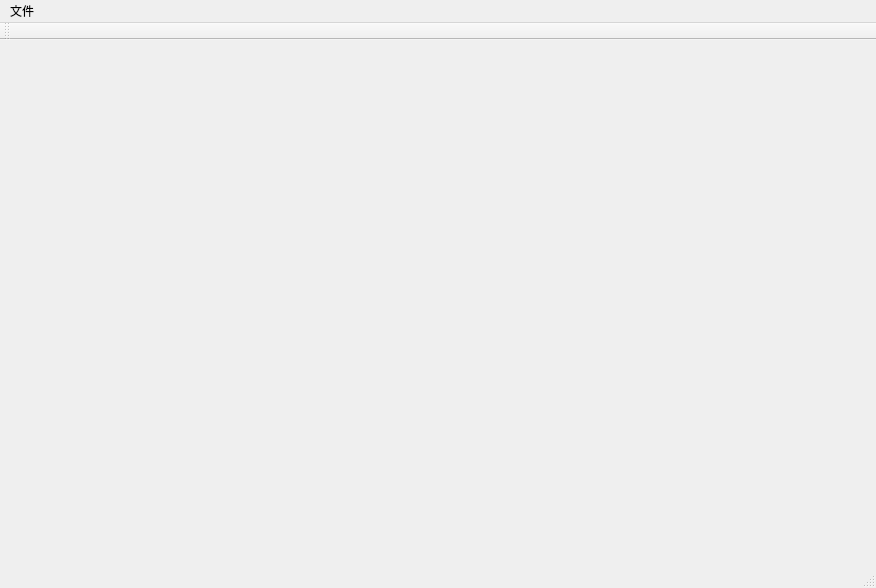
<?xml version="1.0" encoding="UTF-8"?>
<ui version="4.0">
 <class>luckycat</class>
 <widget class="QMainWindow" name="luckycat">
  <property name="geometry">
   <rect>
    <x>0</x>
    <y>0</y>
    <width>876</width>
    <height>588</height>
   </rect>
  </property>
  <property name="windowTitle">
   <string>luckycat</string>
  </property>
  <widget class="QWidget" name="centralWidget"/>
  <widget class="QMenuBar" name="menuBar">
   <property name="geometry">
    <rect>
     <x>0</x>
     <y>0</y>
     <width>876</width>
     <height>23</height>
    </rect>
   </property>
   <widget class="QMenu" name="menu">
    <property name="title">
     <string>文件</string>
    </property>
    <addaction name="actionxinjian"/>
    <addaction name="actiondd"/>
    <addaction name="actionfff"/>
    <addaction name="actionjj"/>
   </widget>
   <addaction name="menu"/>
  </widget>
  <widget class="QToolBar" name="mainToolBar">
   <attribute name="toolBarArea">
    <enum>TopToolBarArea</enum>
   </attribute>
   <attribute name="toolBarBreak">
    <bool>true</bool>
   </attribute>
  </widget>
  <widget class="QStatusBar" name="statusBar"/>
  <action name="actionxinjian">
   <property name="text">
    <string>新建</string>
   </property>
  </action>
  <action name="actiondd">
   <property name="text">
    <string>打开</string>
   </property>
  </action>
  <action name="actionfff">
   <property name="text">
    <string>关闭</string>
   </property>
  </action>
  <action name="actionjj">
   <property name="text">
    <string>保存</string>
   </property>
  </action>
 </widget>
 <layoutdefault spacing="6" margin="11"/>
 <resources/>
 <connections/>
</ui>
